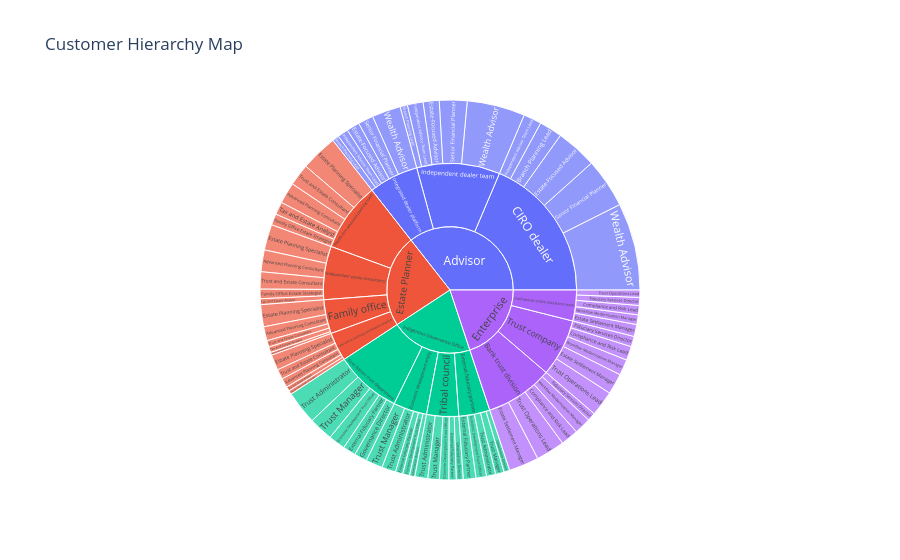

This figure's notebook cell:
### Code cell
import plotly.express as px

# 剔除缺失值后画图
fig = px.sunburst(df, path=['customer_type', 'organization_type', 'role_title'],
                  values='adoption_score_100', # 颜色深浅可以用评分表示
                  title="Customer Hierarchy Map",
                  template='plotly_white')
fig.show()

### Figure 1 — Plotly figure (JSON) as saved in the notebook; plotly's stock layout.template omitted (floating-point values rounded to 4 significant figures)
{"data": [{"branchvalues": "total", "domain": {"x": [0.0, 1.0], "y": [0.0, 1.0]}, "hovertemplate": "labels=%{label}<br>adoption_score_100=%{value}<br>parent=%{parent}<br>id=%{id}<extra></extra>", "ids": ["Advisor/CIRO dealer/Estate-Focused Advisor", "Advisor/Integrated dealer platform/Independent Advisor Team Lead", "Advisor/Integrated dealer platform/Wealth Advisor", "Advisor/Integrated dealer platform/Branch Planning Lead", "Advisor/Independent dealer team/Wealth Advisor", "Advisor/CIRO dealer/Independent Advisor Team Lead", "Advisor/Integrated dealer platform/Senior Financial Planner", "Advisor/CIRO dealer/Wealth Advisor", "Advisor/Independent dealer team/Senior Financial Planner", "Advisor/CIRO dealer/Senior Financial Planner", "Advisor/CIRO dealer/Branch Planning Lead", "Advisor/Integrated dealer platform/Estate-Focused Advisor", "Advisor/Independent dealer team/Estate-Focused Advisor", "Advisor/Independent dealer team/Independent Advisor Team Lead", "Advisor/Independent dealer team/Branch Planning Lead", "Estate Planner/Wealth firm advanced planning team/Estate Planning Specialist", "Estate Planner/Independent estate consultancy/Estate Planning Specialist", "Estate Planner/Family office/Advanced Planning Consultant", "Estate Planner/Law and accounting coordination practice/Estate Planning Specialist", "Estate Planner/Wealth firm advanced planning team/Family Office Estate Strategist", "Estate Planner/Independent estate consultancy/Tax and Estate Analyst", "Estate Planner/Law and accounting coordination practice/Family Office Estate Strategist", "Estate Planner/Family office/Trust and Estate Consultant", "Estate Planner/Law and accounting coordination practice/Advanced Planning Consultant", "Estate Planner/Family office/Estate Planning Specialist", "Estate Planner/Wealth firm advanced planning team/Tax and Estate Analyst", "Estate Planner/Independent estate consultancy/Advanced Planning Consultant", "Estate Planner/Wealth firm advanced planning team/Trust and Estate Consultant", "Estate Planner/Independent estate consultancy/Trust and Estate Consultant", "Estate Planner/Family office/Tax and Estate Analyst", "Estate Planner/Law and accounting coordination practice/Tax and Estate Analyst", "Estate Planner/Wealth firm advanced planning team/Advanced Planning Consultant", "Estate Planner/Law and accounting coordination practice/Trust and Estate Consultant", "Estate Planner/Independent estate consultancy/Family Office Estate Strategist", "Estate Planner/Family office/Family Office Estate Strategist", "Enterprise/Bank trust division/Trust Operations Lead", "Enterprise/Trust company/Compliance and Risk Lead", "Enterprise/Trust company/Fiduciary Services Director", "Enterprise/Bank trust division/Workflow Modernization Manager", "Enterprise/Trust company/Trust Operations Lead", "Enterprise/Institutional estate operations team/Workflow Modernization Manager", "Enterprise/Bank trust division/Compliance and Risk Lead", "Enterprise/Bank trust division/Estate Settlement Manager", "Enterprise/Trust company/Estate Settlement Manager", "Enterprise/Trust company/Workflow Modernization Manager", "Enterprise/Institutional estate operations team/Estate Settlement Manager", "Enterprise/Institutional estate operations team/Trust Operations Lead", "Enterprise/Bank trust division/Fiduciary Services Director", "Enterprise/Institutional estate operations team/Compliance and Risk Lead", "Enterprise/Institutional estate operations team/Fiduciary Services Director", "Indigenous Governance Office/Tribal council/Trust Administrator", "Indigenous Governance Office/First Nation trust department/Trust Administrator", "Indigenous Governance Office/External fiduciary partner/External Fiduciary Partner", "Indigenous Governance Office/First Nation trust department/Trust Manager", "Indigenous Governance Office/First Nation trust department/Economic Development Trust Officer", "Indigenous Governance Office/Economic development entity/Governance Director", "Indigenous Governance Office/Economic development entity/Economic Development Trust Officer", "Indigenous Governance Office/Tribal council/External Fiduciary Partner", "Indigenous Governance Office/Tribal council/Economic Development Trust Officer", "Indigenous Governance Office/Economic development entity/External Fiduciary Partner", "Indigenous Governance Office/First Nation trust department/Governance Director", "Indigenous Governance Office/External fiduciary partner/Economic Development Trust Officer", "Indigenous Governance Office/Tribal council/Trust Manager", "Indigenous Governance Office/Economic development entity/Trust Administrator", "Indigenous Governance Office/First Nation trust department/External Fiduciary Partner", "Indigenous Governance Office/External fiduciary partner/Trust Administrator", "Indigenous Governance Office/External fiduciary partner/Trust Manager", "Indigenous Governance Office/Tribal council/Governance Director", "Indigenous Governance Office/Economic development entity/Trust Manager", "Indigenous Governance Office/External fiduciary partner/Governance Director", "Advisor/CIRO dealer", "Advisor/Integrated dealer platform", "Advisor/Independent dealer team", "Estate Planner/Wealth firm advanced planning team", "Estate Planner/Independent estate consultancy", "Estate Planner/Family office", "Estate Planner/Law and accounting coordination practice", "Enterprise/Bank trust division", "Enterprise/Trust company", "Enterprise/Institutional estate operations team", "Indigenous Governance Office/Tribal council", "Indigenous Governance Office/First Nation trust department", "Indigenous Governance Office/External fiduciary partner", "Indigenous Governance Office/Economic development entity", "Advisor", "Estate Planner", "Enterprise", "Indigenous Governance Office"], "labels": ["Estate-Focused Advisor", "Independent Advisor Team Lead", "Wealth Advisor", "Branch Planning Lead", "Wealth Advisor", "Independent Advisor Team Lead", "Senior Financial Planner", "Wealth Advisor", "Senior Financial Planner", "Senior Financial Planner", "Branch Planning Lead", "Estate-Focused Advisor", "Estate-Focused Advisor", "Independent Advisor Team Lead", "Branch Planning Lead", "Estate Planning Specialist", "Estate Planning Specialist", "Advanced Planning Consultant", "Estate Planning Specialist", "Family Office Estate Strategist", "Tax and Estate Analyst", "Family Office Estate Strategist", "Trust and Estate Consultant", "Advanced Planning Consultant", "Estate Planning Specialist", "Tax and Estate Analyst", "Advanced Planning Consultant", "Trust and Estate Consultant", "Trust and Estate Consultant", "Tax and Estate Analyst", "Tax and Estate Analyst", "Advanced Planning Consultant", "Trust and Estate Consultant", "Family Office Estate Strategist", "Family Office Estate Strategist", "Trust Operations Lead", "Compliance and Risk Lead", "Fiduciary Services Director", "Workflow Modernization Manager", "Trust Operations Lead", "Workflow Modernization Manager", "Compliance and Risk Lead", "Estate Settlement Manager", "Estate Settlement Manager", "Workflow Modernization Manager", "Estate Settlement Manager", "Trust Operations Lead", "Fiduciary Services Director", "Compliance and Risk Lead", "Fiduciary Services Director", "Trust Administrator", "Trust Administrator", "External Fiduciary Partner", "Trust Manager", "Economic Development Trust Officer", "Governance Director", "Economic Development Trust Officer", "External Fiduciary Partner", "Economic Development Trust Officer", "External Fiduciary Partner", "Governance Director", "Economic Development Trust Officer", "Trust Manager", "Trust Administrator", "External Fiduciary Partner", "Trust Administrator", "Trust Manager", "Governance Director", "Trust Manager", "Governance Director", "CIRO dealer", "Integrated dealer platform", "Independent dealer team", "Wealth firm advanced planning team", "Independent estate consultancy", "Family office", "Law and accounting coordination practice", "Bank trust division", "Trust company", "Institutional estate operations team", "Tribal council", "First Nation trust department", "External fiduciary partner", "Economic development entity", "Advisor", "Estate Planner", "Enterprise", "Indigenous Governance Office"], "name": "", "parents": ["Advisor/CIRO dealer", "Advisor/Integrated dealer platform", "Advisor/Integrated dealer platform", "Advisor/Integrated dealer platform", "Advisor/Independent dealer team", "Advisor/CIRO dealer", "Advisor/Integrated dealer platform", "Advisor/CIRO dealer", "Advisor/Independent dealer team", "Advisor/CIRO dealer", "Advisor/CIRO dealer", "Advisor/Integrated dealer platform", "Advisor/Independent dealer team", "Advisor/Independent dealer team", "Advisor/Independent dealer team", "Estate Planner/Wealth firm advanced planning team", "Estate Planner/Independent estate consultancy", "Estate Planner/Family office", "Estate Planner/Law and accounting coordination practice", "Estate Planner/Wealth firm advanced planning team", "Estate Planner/Independent estate consultancy", "Estate Planner/Law and accounting coordination practice", "Estate Planner/Family office", "Estate Planner/Law and accounting coordination practice", "Estate Planner/Family office", "Estate Planner/Wealth firm advanced planning team", "Estate Planner/Independent estate consultancy", "Estate Planner/Wealth firm advanced planning team", "Estate Planner/Independent estate consultancy", "Estate Planner/Family office", "Estate Planner/Law and accounting coordination practice", "Estate Planner/Wealth firm advanced planning team", "Estate Planner/Law and accounting coordination practice", "Estate Planner/Independent estate consultancy", "Estate Planner/Family office", "Enterprise/Bank trust division", "Enterprise/Trust company", "Enterprise/Trust company", "Enterprise/Bank trust division", "Enterprise/Trust company", "Enterprise/Institutional estate operations team", "Enterprise/Bank trust division", "Enterprise/Bank trust division", "Enterprise/Trust company", "Enterprise/Trust company", "Enterprise/Institutional estate operations team", "Enterprise/Institutional estate operations team", "Enterprise/Bank trust division", "Enterprise/Institutional estate operations team", "Enterprise/Institutional estate operations team", "Indigenous Governance Office/Tribal council", "Indigenous Governance Office/First Nation trust department", "Indigenous Governance Office/External fiduciary partner", "Indigenous Governance Office/First Nation trust department", "Indigenous Governance Office/First Nation trust department", "Indigenous Governance Office/Economic development entity", "Indigenous Governance Office/Economic development entity", "Indigenous Governance Office/Tribal council", "Indigenous Governance Office/Tribal council", "Indigenous Governance Office/Economic development entity", "Indigenous Governance Office/First Nation trust department", "Indigenous Governance Office/External fiduciary partner", "Indigenous Governance Office/Tribal council", "Indigenous Governance Office/Economic development entity", "Indigenous Governance Office/First Nation trust department", "Indigenous Governance Office/External fiduciary partner", "Indigenous Governance Office/External fiduciary partner", "Indigenous Governance Office/Tribal council", "Indigenous Governance Office/Economic development entity", "Indigenous Governance Office/External fiduciary partner", "Advisor", "Advisor", "Advisor", "Estate Planner", "Estate Planner", "Estate Planner", "Estate Planner", "Enterprise", "Enterprise", "Enterprise", "Indigenous Governance Office", "Indigenous Governance Office", "Indigenous Governance Office", "Indigenous Governance Office", "", "", "", ""], "values": [3086.0, 801.1, 2162.0, 508.4, 4363.0, 1358.0, 1149.0, 6565.0, 2084.0, 3730.0, 1729.0, 983.0, 1208.0, 1182.0, 555.0, 2782.0, 1937.0, 1051.0, 1170.0, 849.3, 443.2, 284.5, 497.6, 687.8, 1655.0, 958.6, 1636.0, 1642.0, 1294.0, 422.4, 338.5, 1599.0, 753.8, 716.2, 214.3, 2166.0, 1047.0, 785.3, 1253.0, 1905.0, 724.8, 1324.0, 2259.0, 1570.0, 1190.0, 904.0, 550.8, 630.7, 702.0, 598.1, 969.0, 2505.0, 947.4, 1825.0, 1268.0, 399.4, 520.8, 557.8, 705.3, 555.6, 963.2, 793.2, 863.6, 1053.0, 968.1, 691.0, 643.8, 519.8, 1265.0, 433.8, 16470.0, 5603.0, 9392.0, 7832.0, 6027.0, 3841.0, 3234.0, 7633.0, 6498.0, 3480.0, 3616.0, 7529.0, 3509.0, 3793.0, 31460.0, 20930.0, 17610.0, 18450.0], "type": "sunburst"}], "layout": {"legend": {"tracegroupgap": 0}, "title": {"text": "Customer Hierarchy Map"}}}
